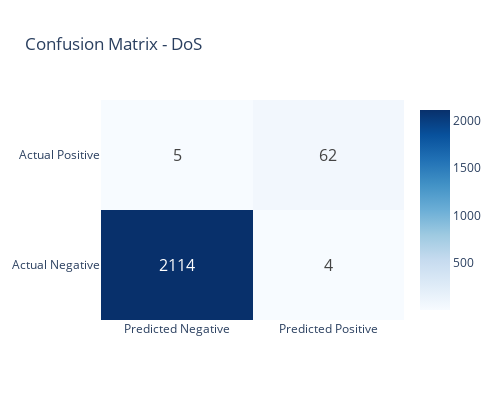
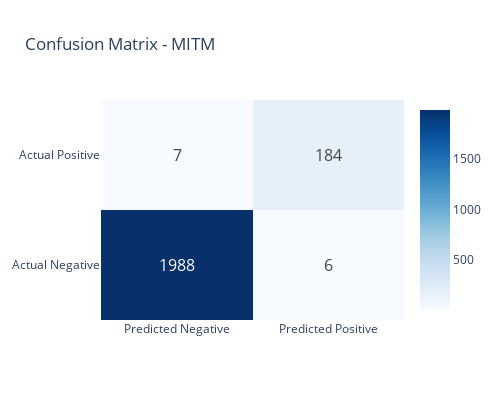

Source (notebook cell) for these figures, in order:
### Code cell
# Plot confusion matrices for each attack type
for attack_type, results in multiclass_results.items():
    fig = go.Figure(data=go.Heatmap(
        z=results['confusion_matrix'],
        x=['Predicted Negative', 'Predicted Positive'],
        y=['Actual Negative', 'Actual Positive'],
        text=results['confusion_matrix'],
        texttemplate="%{text}",
        textfont={"size": 16},
        colorscale='Blues'
    ))
    
    fig.update_layout(
        title=f'Confusion Matrix - {attack_type}',
        height=400,
        width=500
    )
    
    fig.show()

### Figure 1 — Plotly figure (JSON) as saved in the notebook; plotly's stock layout.template omitted (floating-point values rounded to 4 significant figures)
{"data": [{"colorscale": [[0, "rgb(247,251,255)"], [0.125, "rgb(222,235,247)"], [0.25, "rgb(198,219,239)"], [0.375, "rgb(158,202,225)"], [0.5, "rgb(107,174,214)"], [0.625, "rgb(66,146,198)"], [0.75, "rgb(33,113,181)"], [0.875, "rgb(8,81,156)"], [1, "rgb(8,48,107)"]], "text": [[2114, 4], [5, 62]], "textfont": {"size": 16}, "texttemplate": "%{text}", "type": "heatmap", "x": ["Predicted Negative", "Predicted Positive"], "y": ["Actual Negative", "Actual Positive"], "z": [[2114, 4], [5, 62]]}], "layout": {"height": 400, "title": {"text": "Confusion Matrix - DoS"}, "width": 500}}

### Figure 2 — Plotly figure (JSON) as saved in the notebook; plotly's stock layout.template omitted (floating-point values rounded to 4 significant figures)
{"data": [{"colorscale": [[0, "rgb(247,251,255)"], [0.125, "rgb(222,235,247)"], [0.25, "rgb(198,219,239)"], [0.375, "rgb(158,202,225)"], [0.5, "rgb(107,174,214)"], [0.625, "rgb(66,146,198)"], [0.75, "rgb(33,113,181)"], [0.875, "rgb(8,81,156)"], [1, "rgb(8,48,107)"]], "text": [[1988, 6], [7, 184]], "textfont": {"size": 16}, "texttemplate": "%{text}", "type": "heatmap", "x": ["Predicted Negative", "Predicted Positive"], "y": ["Actual Negative", "Actual Positive"], "z": [[1988, 6], [7, 184]]}], "layout": {"height": 400, "title": {"text": "Confusion Matrix - MITM"}, "width": 500}}
